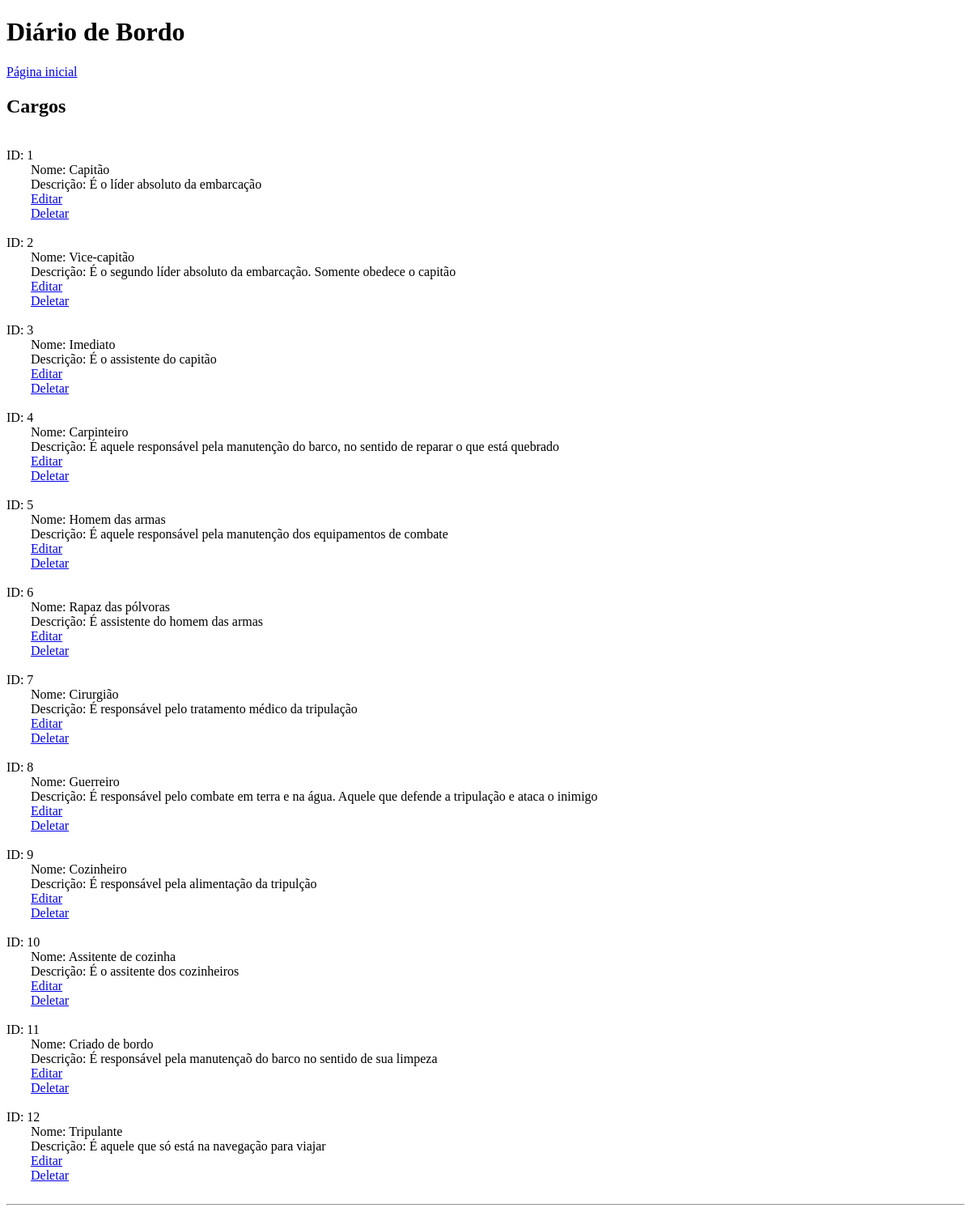
Before: /paginas/mostrar/mostrarnavio.php with the older database file.
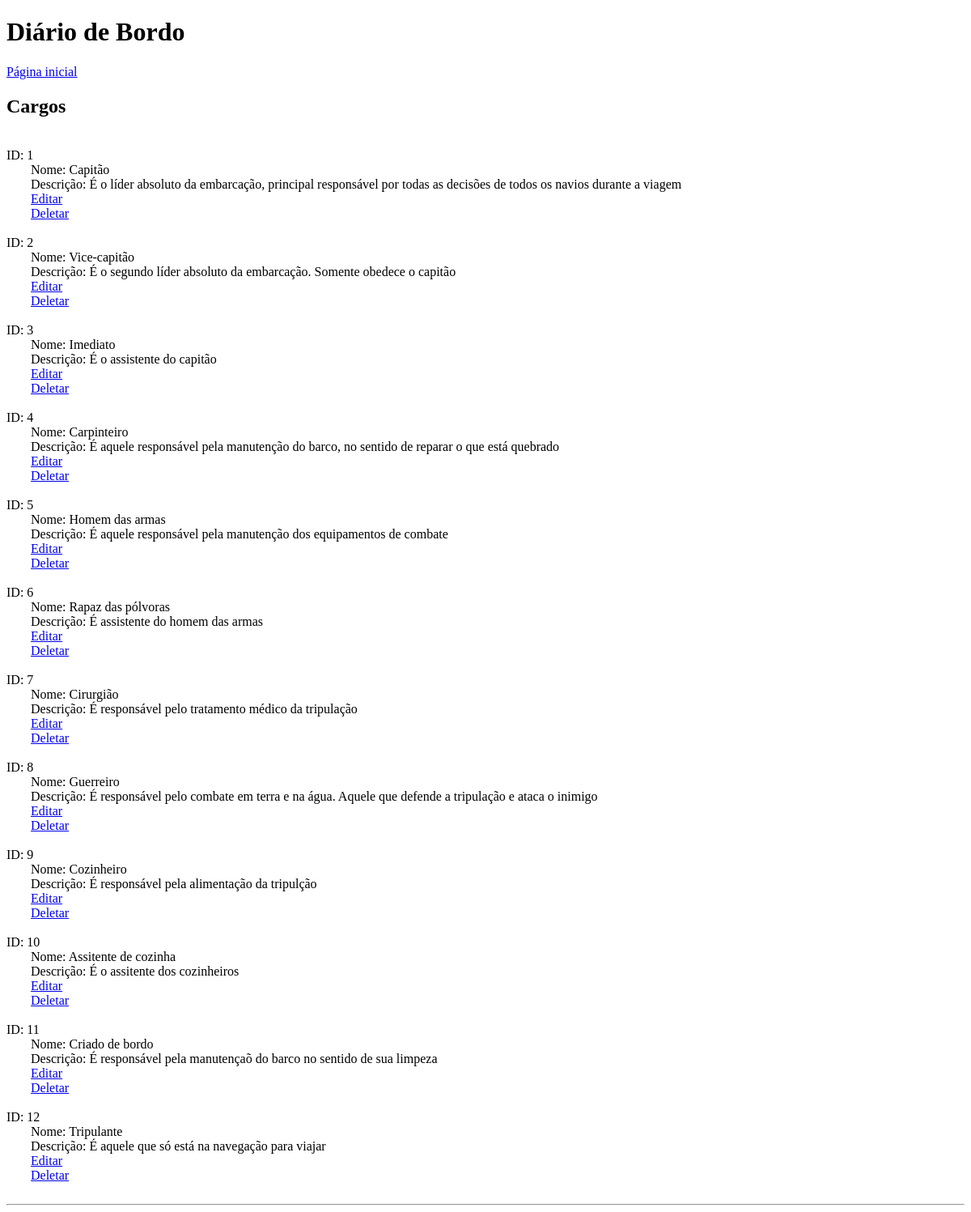
After: the same page with the newer database file.
### tables this page shows
CREATE TABLE `cargo` (
  `id_cargo` int(11) NOT NULL,
  `nome` varchar(30) DEFAULT NULL,
  `descricao` text DEFAULT NULL
);

### paginas/mostrar/mostrarnavio.php (the view, shortened to what this page needs)
<?php
    require_once("../config.php");
?>
<!DOCTYPE html>
<html lang="pt-br">
<head>
</head>
<body>
    <header>
        <h1>Diário de Bordo</h1>
        <a href="../index.php">Página inicial</a>
    </header>
<main>
    <section class="mostrartripulacao">
        <h2>Cargos</h2> <br>
        <?php
            $consulta = $mysqli->prepare("SELECT * FROM cargo");
            $consulta->execute();
            $resultado = $consulta->get_result();
            $registros = $resultado->fetch_all(MYSQLI_ASSOC);
            foreach($registros as $registro) {
                echo "ID: {$registro['id_cargo']}<br>";
                echo "<div style=\"margin-left: 30px;\">";
                    echo "Nome: {$registro['nome']}<br>";
                    echo "Descrição: {$registro['descricao']}<br>";
                    echo "<a href=\"  ../editar/editarcargo.php?id={$registro['id_navegador']}  \">Editar</a> <br>";
                    echo "<a href=\"  ../deletar/excluircargo.php?id={$registro['id_navegador']}  \">Deletar</a>";
                echo "<br>";
                echo "<br>";
                echo "</div>";
            }
        ?>
    </section>
    <hr>
</main>
</body>
</html>

Changed rows visible on the page:
changed cargo "Capitão": descricao "É o líder absoluto da embarcação" → "É o líder absoluto da embarcação, principal responsável por todas as decisões de todos os navios durante a viagem"
